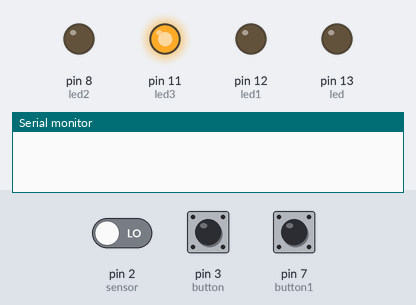
Simulated run of this sketch. Board: Arduino Uno, built with avr-gcc and run on an emulated ATmega328P. On the bench: output pins drawn as LEDs (lit = HIGH), the last lines printed to the serial monitor. Inputs (shaded band) come from the test bench; at power-on: pin 2 (sensor) LOW, pin 3 (button) HIGH, pin 7 (button1) HIGH.

Above: at 1.2 s.
1.3 s: pin 2 (sensor) driven HIGH
At 3.3 s:
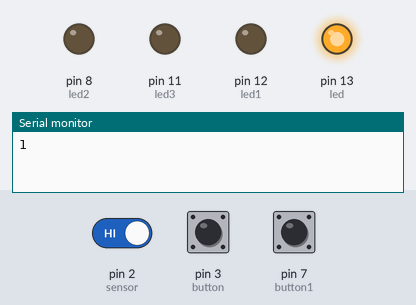
4.3 s: pin 3 (button) pulled LOW for 0.15 s
At 5.1 s:
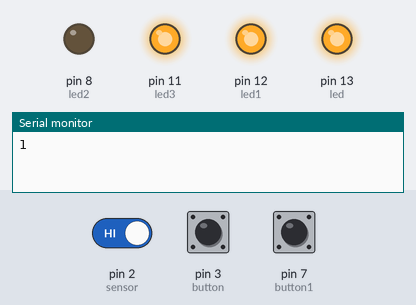
7.4 s: pin 7 (button1) pulled LOW for 0.15 s
At 9.1 s:
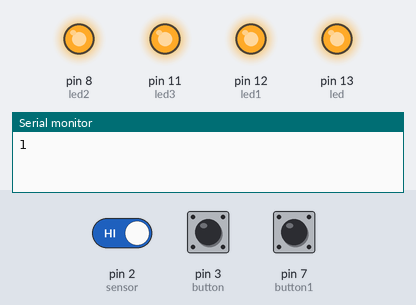
10.5 s: pin 3 (button) pulled LOW for 1 s
At 11.0 s:
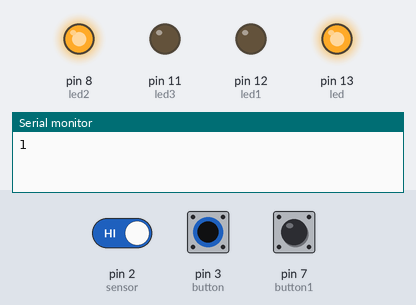
14.5 s: pin 2 (sensor) driven LOW
At 15.4 s:
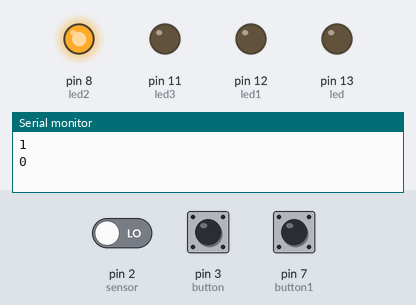
17.5 s: pin 7 (button1) pulled LOW for 1 s
At 19.1 s:
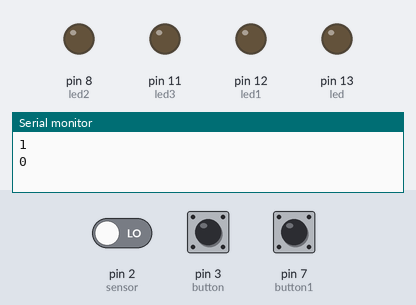
Timing chart, 0 to 22.5 s (numbered marks = the images above; inputs shaded):
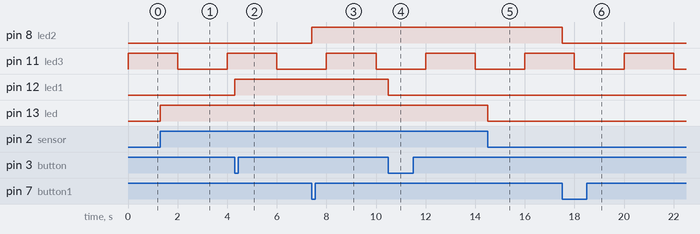

Measured:
- after the input at 1.3 s, pin 13 (led): LOW → HIGH at once
- after the input at 4.3 s, pin 12 (led1): LOW → HIGH at once
- after the input at 7.4 s, pin 8 (led2): LOW → HIGH at once
- after the input at 10.5 s, pin 12 (led1): HIGH → LOW at once
- after the input at 14.5 s, pin 13 (led): HIGH → LOW at once
- after the input at 17.5 s, pin 8 (led2): HIGH → LOW at once

The sketch:

Task_1.4D.ino
```cpp
const int led = 13;
const int led1 = 12;
const int led2 = 8;
const int led3 = 11;

const int sensor = 2;
const int button = 3;
const int button1 = 7;

volatile int current_state = LOW;
volatile bool D3_state = LOW;
volatile bool D7_state = LOW;


void setup() {
  pinMode(led, OUTPUT);
  pinMode(led1, OUTPUT);
  pinMode(led2, OUTPUT);
  pinMode(led3, OUTPUT);

  pinMode(sensor, INPUT);
  pinMode(button, INPUT_PULLUP);
  pinMode(button1, INPUT_PULLUP);

  // Disable all interrupts
  noInterrupts();

  // Enable PCIE2 Bit3 = 1 (Port D)
  PCICR |= B00000100;
  // Select PCINT23 Bit7 = 1 (Pin D7)
  PCMSK2 |= B10000000;


  Serial.begin(9600);
 attachInterrupt(digitalPinToInterrupt(sensor), pin_ISR1, CHANGE);
attachInterrupt( digitalPinToInterrupt(button), pin_ISR2, CHANGE);

  startTimer();
  // Enable all interrupts
  interrupts();
}

void loop() {
}

void pin_ISR1(){
   current_state = digitalRead(sensor);
  Serial.println(current_state);
  delay(1000);
  if (current_state == HIGH) {
    digitalWrite(led,HIGH);
  }
  else{
    digitalWrite(led,LOW);
  }
}

void pin_ISR2(){
  if (digitalRead(button) == LOW) {
    //Pin D3 triggered the ISR on a Falling pulse
    D3_state = !D3_state;
    //Set LED 1 to state of D3_state boolean
    digitalWrite(led1, D3_state);
  }
}

ISR (PCINT2_vect){
  if (digitalRead(button1) == LOW) {
    //Pin D7 triggered the ISR on a Falling pulse
    D7_state = !D7_state;
    //Set LED 2 to state of D7_state boolean
    digitalWrite(led2, D7_state);
  }
}
void startTimer(){
  noInterrupts();
  TCCR1A = 0; // set entire TCCR1A register to 0
  TCCR1B = 0; // same for TCCR1B
  TCNT1  = 0; // initialize counter value to 0
  // set compare match register for 0.5 Hz increments
  OCR1A = 16000000 / (1024 * 0.5) - 1; // (must be <65536)
  // turn on CTC mode
  TCCR1B |= (1 << WGM12);
  // Set CS12, CS11 and CS10 bits for 1024 prescaler
  TCCR1B |= (1 << CS12) | (0 << CS11) | (1 << CS10);
  // enable timer compare interrupt
  TIMSK1 |= (1 << OCIE1A);
  interrupts();
}

ISR(TIMER1_COMPA_vect){
   digitalWrite(led3, digitalRead(led3) ^ 1);
}
```
